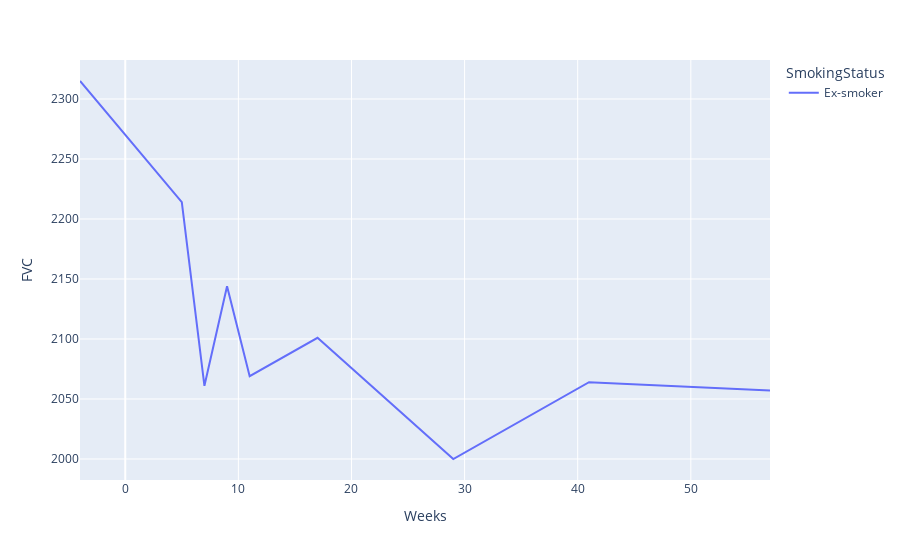

The notebook cell this image was saved under:
### Code cell
patient = train_df[train_df.Patient == 'ID00007637202177411956430']
fig = px.line(patient, x="Weeks", y="FVC", color='SmokingStatus')
fig.show()

### Figure 1 — Plotly figure (JSON) as saved in the notebook; plotly's stock layout.template omitted (floating-point values rounded to 4 significant figures)
{"data": [{"hovertemplate": "SmokingStatus=Ex-smoker<br>Weeks=%{x}<br>FVC=%{y}<extra></extra>", "legendgroup": "Ex-smoker", "line": {"color": "#636efa", "dash": "solid"}, "mode": "lines", "name": "Ex-smoker", "orientation": "v", "showlegend": true, "type": "scatter", "x": [-4, 5, 7, 9, 11, 17, 29, 41, 57], "xaxis": "x", "y": [2315, 2214, 2061, 2144, 2069, 2101, 2000, 2064, 2057], "yaxis": "y"}], "layout": {"legend": {"title": {"text": "SmokingStatus"}, "tracegroupgap": 0}, "margin": {"t": 60}, "xaxis": {"anchor": "y", "domain": [0, 1], "title": {"text": "Weeks"}}, "yaxis": {"anchor": "x", "domain": [0, 1], "title": {"text": "FVC"}}}}
